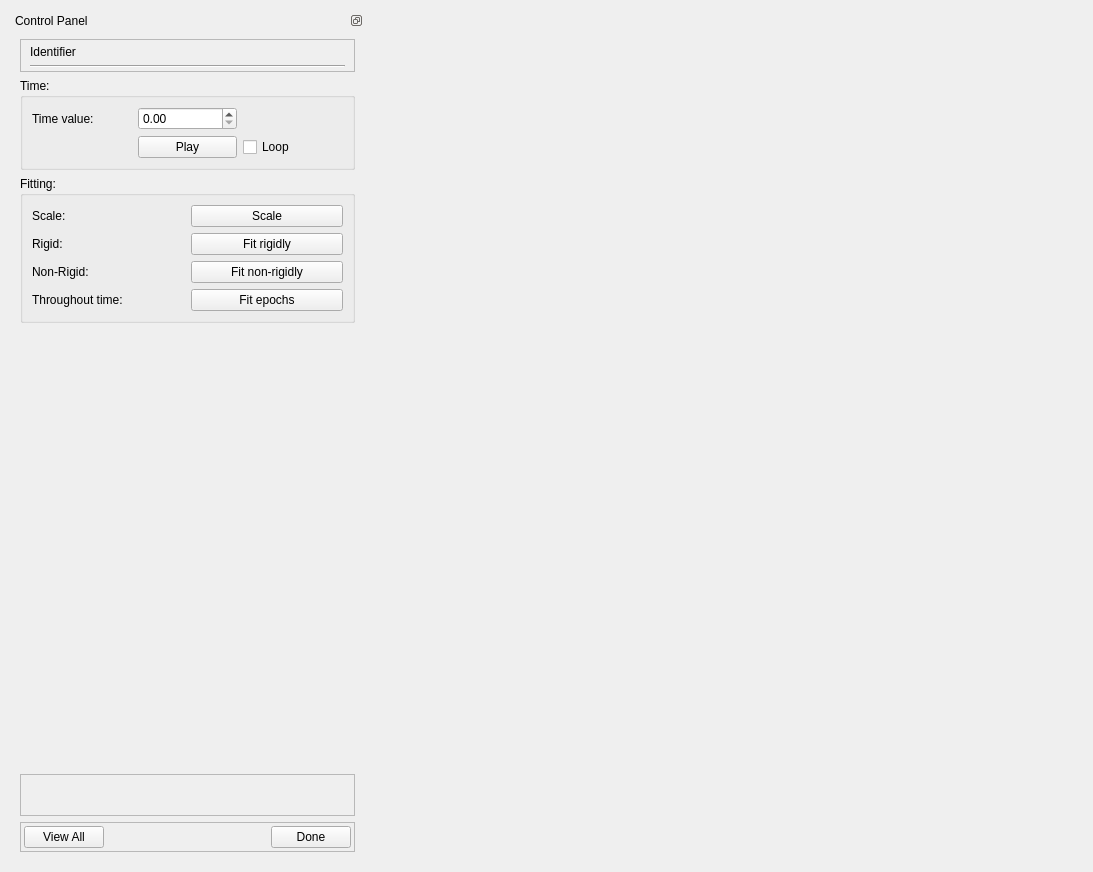
<?xml version="1.0" encoding="UTF-8"?>
<ui version="4.0">
 <class>ParametricFittingWidget</class>
 <widget class="QWidget" name="ParametricFittingWidget">
  <property name="geometry">
   <rect>
    <x>0</x>
    <y>0</y>
    <width>1093</width>
    <height>872</height>
   </rect>
  </property>
  <property name="sizePolicy">
   <sizepolicy hsizetype="Preferred" vsizetype="Preferred">
    <horstretch>0</horstretch>
    <verstretch>0</verstretch>
   </sizepolicy>
  </property>
  <property name="windowTitle">
   <string>Parametric Fitting</string>
  </property>
  <layout class="QGridLayout" name="gridLayout">
   <item row="0" column="1">
    <widget class="BaseSceneviewerWidget" name="sceneviewer_widget" native="true">
     <property name="sizePolicy">
      <sizepolicy hsizetype="Expanding" vsizetype="Preferred">
       <horstretch>4</horstretch>
       <verstretch>0</verstretch>
      </sizepolicy>
     </property>
    </widget>
   </item>
   <item row="0" column="0">
    <widget class="QDockWidget" name="dockWidget">
     <property name="sizePolicy">
      <sizepolicy hsizetype="Preferred" vsizetype="Expanding">
       <horstretch>1</horstretch>
       <verstretch>0</verstretch>
      </sizepolicy>
     </property>
     <property name="minimumSize">
      <size>
       <width>353</width>
       <height>430</height>
      </size>
     </property>
     <property name="features">
      <set>QDockWidget::DockWidgetFloatable|QDockWidget::DockWidgetMovable</set>
     </property>
     <property name="allowedAreas">
      <set>Qt::AllDockWidgetAreas</set>
     </property>
     <property name="windowTitle">
      <string>Control Panel</string>
     </property>
     <widget class="QWidget" name="dockWidgetContents">
      <property name="sizePolicy">
       <sizepolicy hsizetype="Preferred" vsizetype="Expanding">
        <horstretch>0</horstretch>
        <verstretch>0</verstretch>
       </sizepolicy>
      </property>
      <layout class="QVBoxLayout" name="verticalLayout">
       <item>
        <widget class="QFrame" name="identifier_frame">
         <property name="minimumSize">
          <size>
           <width>0</width>
           <height>0</height>
          </size>
         </property>
         <property name="frameShape">
          <enum>QFrame::StyledPanel</enum>
         </property>
         <property name="frameShadow">
          <enum>QFrame::Raised</enum>
         </property>
         <layout class="QVBoxLayout" name="verticalLayout_4">
          <property name="topMargin">
           <number>5</number>
          </property>
          <property name="bottomMargin">
           <number>3</number>
          </property>
          <item>
           <widget class="QLabel" name="identifier_label">
            <property name="text">
             <string>Identifier</string>
            </property>
           </widget>
          </item>
          <item>
           <widget class="Line" name="line">
            <property name="orientation">
             <enum>Qt::Horizontal</enum>
            </property>
           </widget>
          </item>
         </layout>
        </widget>
       </item>
       <item>
        <widget class="QGroupBox" name="time_groupBox">
         <property name="title">
          <string>Time:</string>
         </property>
         <layout class="QGridLayout" name="gridLayout_4">
          <item row="1" column="1">
           <widget class="QPushButton" name="timePlayStop_pushButton">
            <property name="text">
             <string>Play</string>
            </property>
           </widget>
          </item>
          <item row="0" column="0">
           <widget class="QLabel" name="timeValue_label">
            <property name="text">
             <string>Time value:</string>
            </property>
           </widget>
          </item>
          <item row="0" column="1">
           <widget class="QDoubleSpinBox" name="timeValue_doubleSpinBox">
            <property name="maximum">
             <double>12000.000000000000000</double>
            </property>
           </widget>
          </item>
          <item row="1" column="2">
           <widget class="QCheckBox" name="timeLoop_checkBox">
            <property name="text">
             <string>Loop</string>
            </property>
           </widget>
          </item>
         </layout>
        </widget>
       </item>
       <item>
        <widget class="QGroupBox" name="fitting_groupBox">
         <property name="title">
          <string>Fitting:</string>
         </property>
         <layout class="QGridLayout" name="gridLayout_3">
          <item row="2" column="0">
           <widget class="QLabel" name="fittingRigid_label">
            <property name="text">
             <string>Rigid:</string>
            </property>
           </widget>
          </item>
          <item row="0" column="0">
           <widget class="QLabel" name="fittingScale_label">
            <property name="text">
             <string>Scale:</string>
            </property>
           </widget>
          </item>
          <item row="2" column="1">
           <widget class="QPushButton" name="fittingFitRigidly_pushButton">
            <property name="text">
             <string>Fit rigidly</string>
            </property>
           </widget>
          </item>
          <item row="0" column="1">
           <widget class="QPushButton" name="fittingScale_pushButton">
            <property name="text">
             <string>Scale</string>
            </property>
           </widget>
          </item>
          <item row="5" column="0">
           <widget class="QLabel" name="fittingFitEpochs_label">
            <property name="text">
             <string>Throughout time:</string>
            </property>
           </widget>
          </item>
          <item row="3" column="1">
           <widget class="QPushButton" name="fittingFitNonRigidly_pushButton">
            <property name="text">
             <string>Fit non-rigidly</string>
            </property>
           </widget>
          </item>
          <item row="3" column="0">
           <widget class="QLabel" name="fittingNonRigid_label">
            <property name="text">
             <string>Non-Rigid:</string>
            </property>
           </widget>
          </item>
          <item row="5" column="1">
           <widget class="QPushButton" name="fittingFitEpochs_pushButton">
            <property name="text">
             <string>Fit epochs</string>
            </property>
           </widget>
          </item>
         </layout>
        </widget>
       </item>
       <item>
        <spacer name="verticalSpacer">
         <property name="orientation">
          <enum>Qt::Vertical</enum>
         </property>
         <property name="sizeHint" stdset="0">
          <size>
           <width>20</width>
           <height>557</height>
          </size>
         </property>
        </spacer>
       </item>
       <item>
        <widget class="QFrame" name="frame_2">
         <property name="frameShape">
          <enum>QFrame::StyledPanel</enum>
         </property>
         <property name="frameShadow">
          <enum>QFrame::Raised</enum>
         </property>
         <layout class="QHBoxLayout" name="horizontalLayout_6">
          <item>
           <widget class="QPushButton" name="cheat_pushButton">
            <property name="text">
             <string/>
            </property>
            <property name="flat">
             <bool>true</bool>
            </property>
           </widget>
          </item>
          <item>
           <spacer name="horizontalSpacer_3">
            <property name="orientation">
             <enum>Qt::Horizontal</enum>
            </property>
            <property name="sizeHint" stdset="0">
             <size>
              <width>104</width>
              <height>20</height>
             </size>
            </property>
           </spacer>
          </item>
         </layout>
        </widget>
       </item>
       <item>
        <widget class="QFrame" name="frame">
         <property name="frameShape">
          <enum>QFrame::StyledPanel</enum>
         </property>
         <property name="frameShadow">
          <enum>QFrame::Raised</enum>
         </property>
         <layout class="QHBoxLayout" name="horizontalLayout_2">
          <property name="margin">
           <number>3</number>
          </property>
          <item>
           <widget class="QPushButton" name="viewAll_button">
            <property name="text">
             <string>View All</string>
            </property>
           </widget>
          </item>
          <item>
           <spacer name="horizontalSpacer">
            <property name="orientation">
             <enum>Qt::Horizontal</enum>
            </property>
            <property name="sizeHint" stdset="0">
             <size>
              <width>40</width>
              <height>20</height>
             </size>
            </property>
           </spacer>
          </item>
          <item>
           <widget class="QPushButton" name="done_button">
            <property name="sizePolicy">
             <sizepolicy hsizetype="Minimum" vsizetype="Fixed">
              <horstretch>0</horstretch>
              <verstretch>0</verstretch>
             </sizepolicy>
            </property>
            <property name="text">
             <string>Done</string>
            </property>
           </widget>
          </item>
         </layout>
        </widget>
       </item>
      </layout>
     </widget>
    </widget>
   </item>
  </layout>
 </widget>
 <customwidgets>
  <customwidget>
   <class>BaseSceneviewerWidget</class>
   <extends>QWidget</extends>
   <header>opencmiss/zincwidgets/basesceneviewerwidget.h</header>
   <container>1</container>
  </customwidget>
 </customwidgets>
 <resources>
  <include location="resources.qrc"/>
 </resources>
 <connections/>
</ui>
